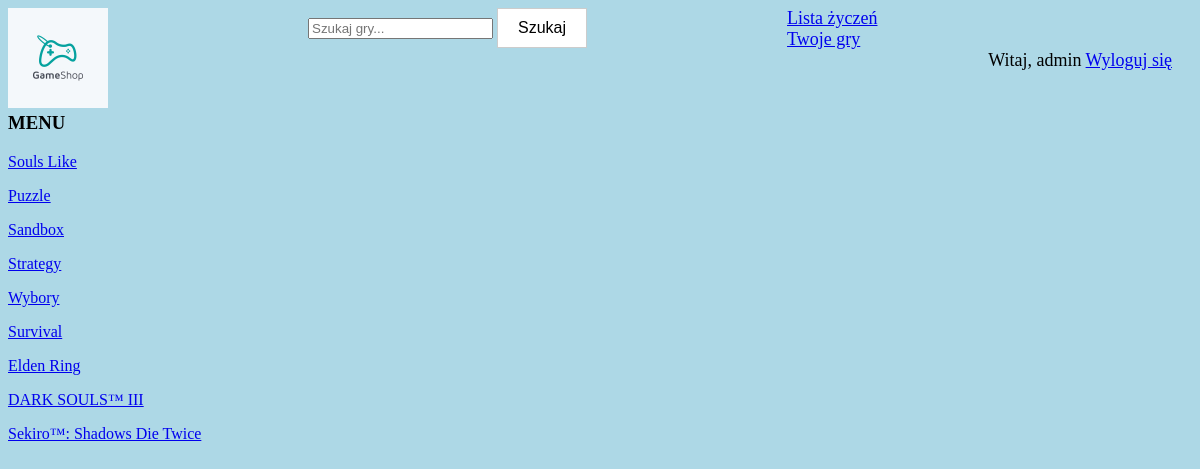
Page /gatunek/1/ (signed in) on the committed database.
### Gry/models.py (models this page shows, shortened)
class Gatunek(models.Model):
    nazwa = models.CharField(max_length=100)
    class Meta:
        verbose_name = "Gatunek"
        verbose_name_plural = "Gatunki"

class Gry(models.Model):
    nazwa = models.CharField(max_length=100)
    opis = models.TextField(blank=True)
    cena = models.DecimalField(max_digits=12, decimal_places=2)
    producent = models.ForeignKey(Producent, on_delete=models.CASCADE, null=True)
    gatunek = models.ForeignKey(Gatunek, on_delete=models.CASCADE, null=True)
    zdjecie = models.ImageField(upload_to='', default='temp.jfif')
    class Meta:
        verbose_name = "Gra"
        verbose_name_plural = "Gry"

### Gry/views.py (the view)
# urls.py: path('gatunek/<id>/', gatunek, name='gatunek'),
@login_required(login_url='login')
def gatunek(request, id):
    gatunek_user = Gatunek.objects.get(pk=id)
    gatunek_gra = Gry.objects.filter(gatunek=gatunek_user)
    gatunki = Gatunek.objects.all()
    dane = {'gatunek_user': gatunek_user,
            'gatunek_gra': gatunek_gra,
            'gatunki': gatunki}
    return render(request, 'gatunek_gra.html', dane)

### Gry/templates/gatunek_gra.html (shortened to what this page needs)
    {% extends 'szablon.html' %}
    {% block gra %}
      {% if gatunek_gra %}
        {% for gra in gatunek_gra %}
        <p><a href="/gra/{{ gra.id }}"> {{ gra.nazwa }}</a></p>
        {% endfor %}
      {% endif %}
    {% endblock gra %}

### Gry/templates/szablon.html (shortened to what this page needs)
<!DOCTYPE html>
<html lang="pl">
{% load static %}
<link rel="stylesheet" href="{% static 'style.css' %}">
<head>
</head>
<body>
<div class="header">
    <div class="h_component"><img src="{% static 'logo.jpg' %}" width="100" height=100"></div>
    <div class="h_component">
        <form action="{% url 'search'%}" method="get">
            <input type="text" name="q" placeholder="Szukaj gry...">
            <button type="submit">Szukaj</button>
        </form>
    </div>
    <div class="h_component">
    <span id="wishlist-msg">
        <a href="{% url 'my_wish_games' %}">Lista życzeń</a>
    </span>
    </div>
    <div class="h_component">
    <span id="games-msg">
        <a href="{% url 'my_games' %}">Twoje gry</a>
    </span>
    </div>
    <span id="hello-msg">
        Witaj, {{request.user}}
        <a href="{% url 'logout' %}">Wyloguj się</a>
    </span>
</div>
<div style="clear:both">
    <h3> MENU </h3>
    {% for gat in gatunki %}
    <p><a href="/gatunek/{{ gat.id }}"> {{ gat.nazwa }}</a></p>
    {% endfor %}
</div>
<div>
    {% block gra %} {% endblock gra %}
</div>
</body>
</html>

### Gry/static/style.css (style rules this page uses)
body { background-color: lightblue; color: black; font-family: verdana; }
.h_component { float: left; padding-right: 200px; }
#hello-msg { float: right; font-size: 18px; padding-right: 20px; }
#games-msg { float: right; font-size: 18px; padding-right: 20px; }
#wishlist-msg { float: right; font-size: 18px; padding-right: 20px; }
button { background-color: #ffffff; border: 1px solid #cccccc; padding: 10px 20px; font-size: 16px; cursor: pointer; }

### rows in the picture
Gatunek: nazwa "Souls Like"
Gatunek: nazwa "Puzzle"
Gatunek: nazwa "Sandbox"
Gatunek: nazwa "Strategy"
Gatunek: nazwa "Wybory"
Gatunek: nazwa "Survival"
Gry: nazwa "Elden Ring"
Gry: nazwa "DARK SOULS™ III"
Gry: nazwa "Sekiro™: Shadows Die Twice"

### other values in the picture
{{ request.user }} "admin"
